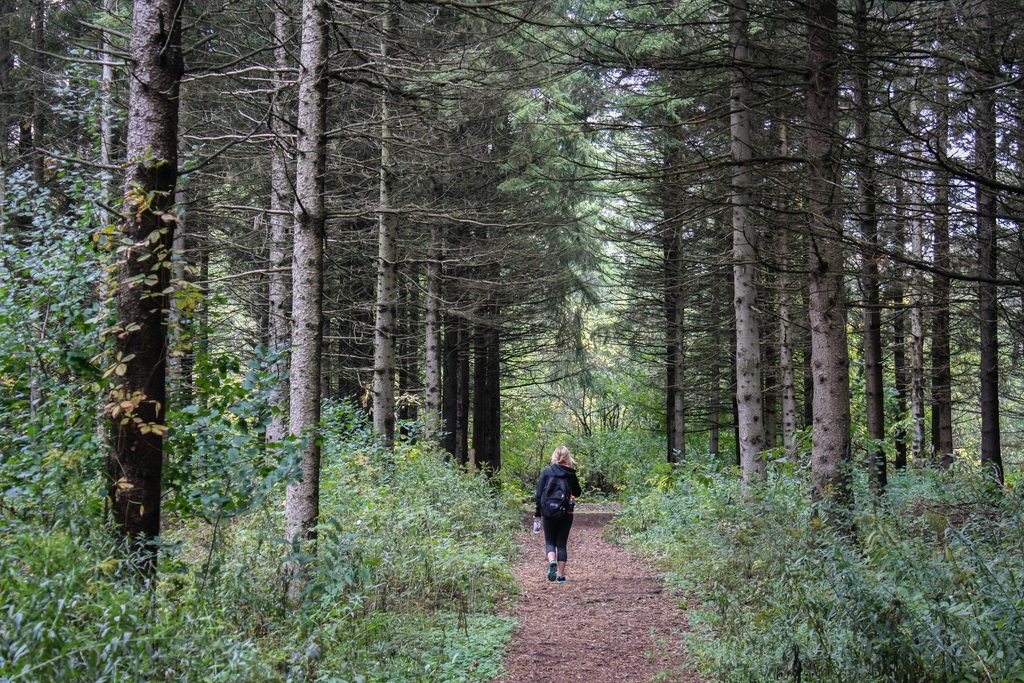
#> input picture images/2.jpg, 1024 x 683 px
$ python find_people.py
#> lines starting #> are read from the running program, lines starting #| are printed output that depends on the picture; after the words box and inside, x2 and y2 are one past the last pixel; in counts of white or black regions, pixels touching at a corner belong together
import cv2

img = cv2.imread('images/2.jpg')
#> img is the input picture: shape (683, 1024, 3); mean B, G, R 80.9, 93.5, 86.2
gray = cv2.cvtColor(img, cv2.COLOR_BGR2GRAY)
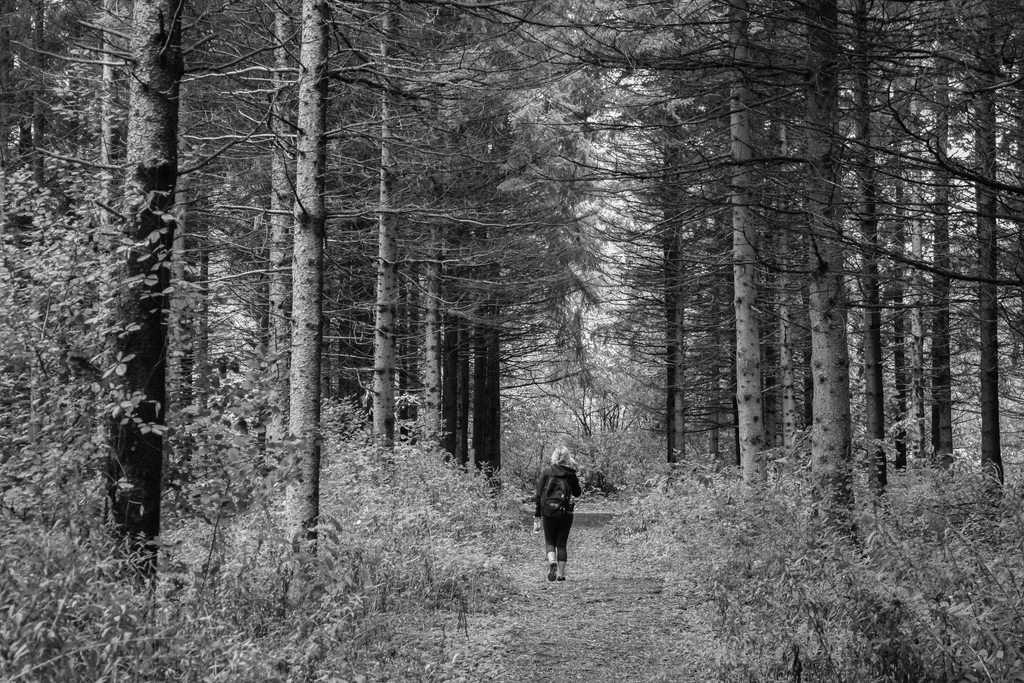
#> gray: shape (683, 1024); min 0, max 255, mean 89.9

faces = cv2.CascadeClassifier('people_body.xml')

results = faces.detectMultiScale(img, scaleFactor=2, minNeighbors=1)
#> results = [[530, 480, 56, 112]]

for (x, y, w, h) in results:
    cv2.rectangle(img, (x, y), (x + w, y + h), (0, 0, 255), thickness=3)
#> this loop made 1 pass
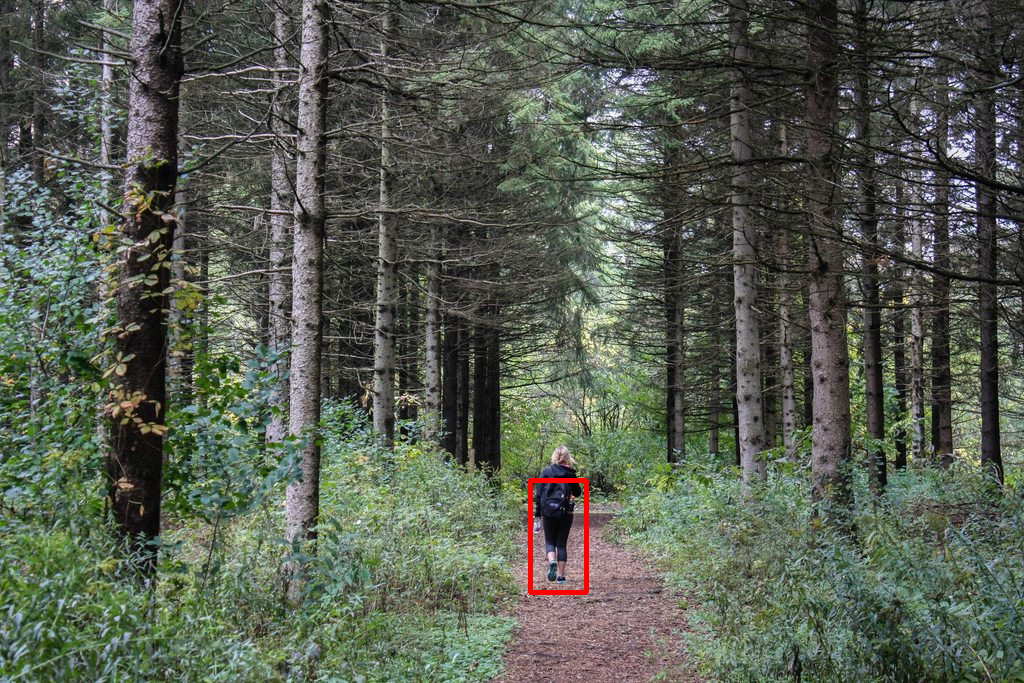
#> img: shape (683, 1024, 3); 0.24% of pixels changed, all inside (x1, y1, x2, y2) = (528, 478, 589, 595)

cv2.imshow("Result", img)
cv2. waitKey(0)

$ run again, with images/1.jpg copied over images/2.jpg
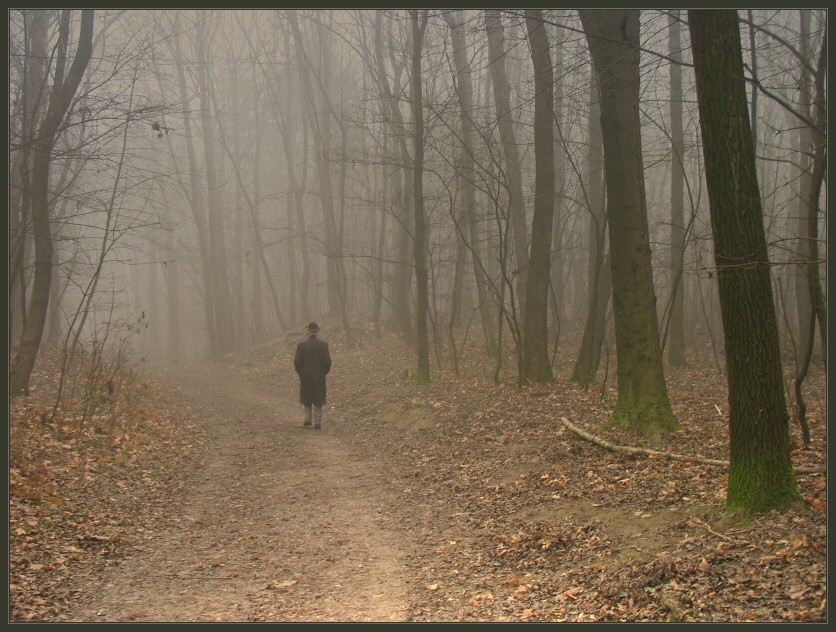
#> input picture images/1.jpg, 836 x 632 px
#> img is the input picture: shape (632, 836, 3); mean B, G, R 85.8, 106, 119.6
#> `gray = cv2.cvtColor(img, cv2.COLOR_BGR2GRAY)`:
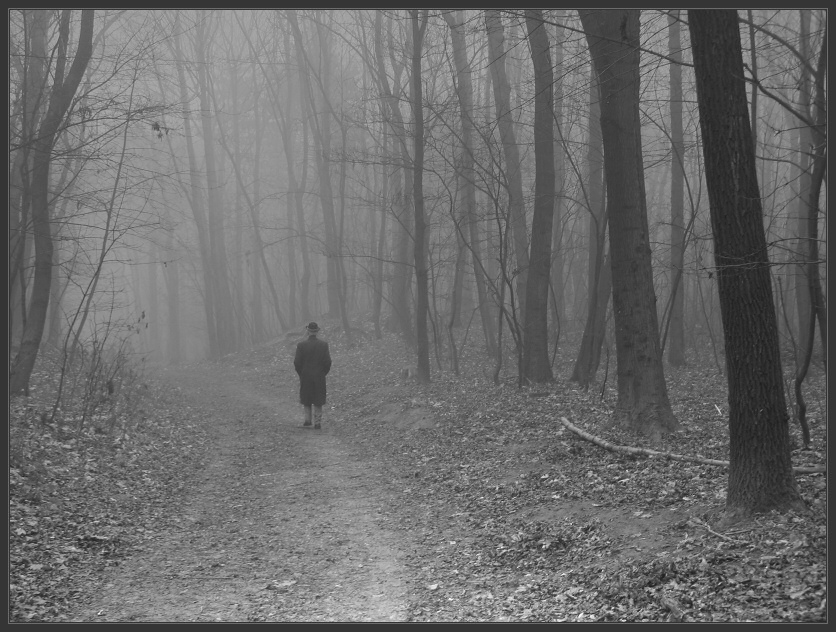
#> gray: shape (632, 836); min 24, max 251, mean 107.7
#> results = [[283, 318, 56, 112]]
#> the loop `for (x, y, w, h) in results:` made 1 pass
#> after the loop `for (x, y, w, h) in results:`:
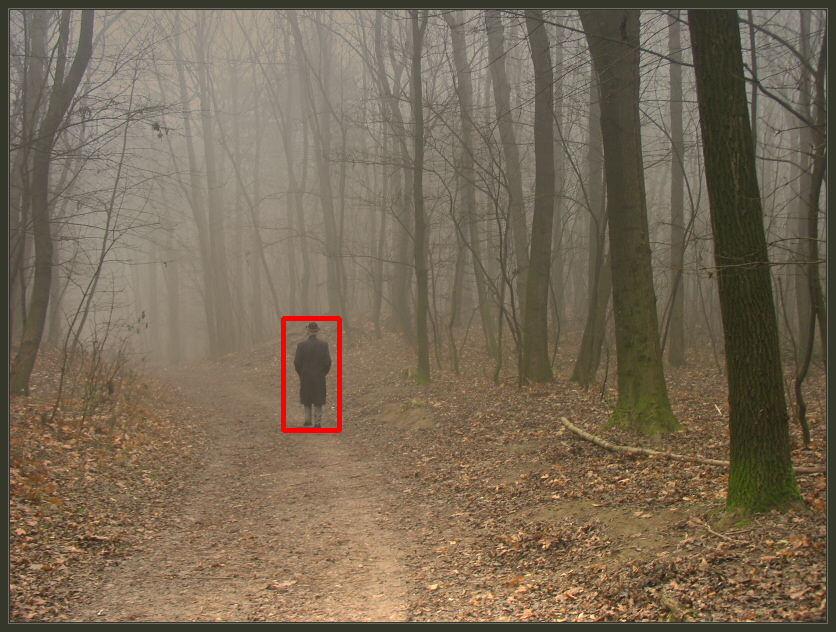
#> img: shape (632, 836, 3); 0.32% of pixels changed, all inside (x1, y1, x2, y2) = (281, 316, 342, 433)

$ run again, with images/3.jpg copied over images/2.jpg
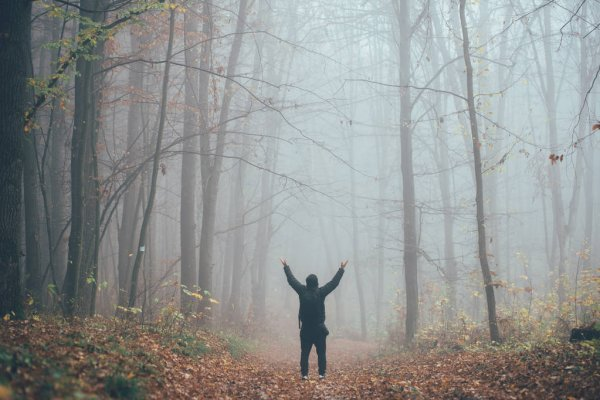
#> input picture images/3.jpg, 600 x 400 px
#> img is the input picture: shape (400, 600, 3); mean B, G, R 145.5, 147, 144.7
#> `gray = cv2.cvtColor(img, cv2.COLOR_BGR2GRAY)`:
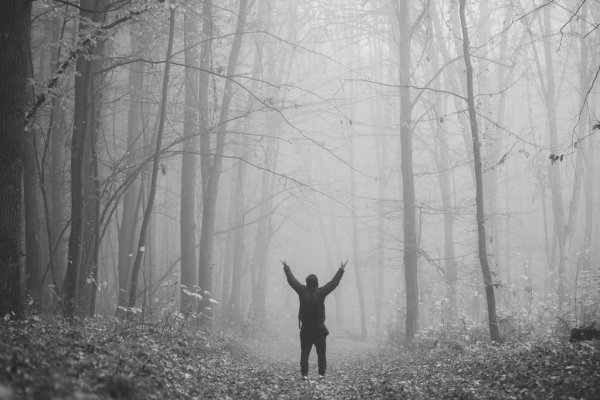
#> gray: shape (400, 600); min 34, max 237, mean 146.1
#> results = [[284, 260, 56, 112]]
#> the loop `for (x, y, w, h) in results:` made 1 pass
#> after the loop `for (x, y, w, h) in results:`:
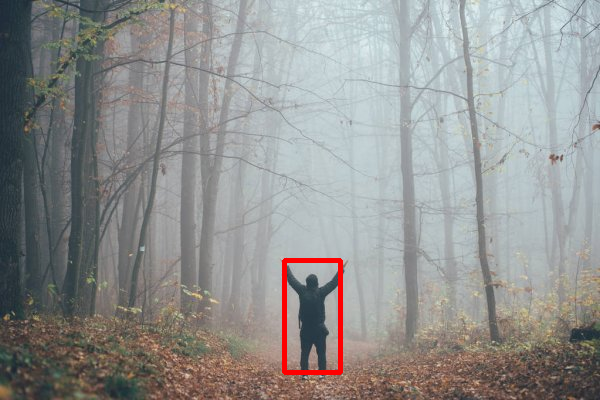
#> img: shape (400, 600, 3); 0.7% of pixels changed, all inside (x1, y1, x2, y2) = (282, 258, 343, 375)
